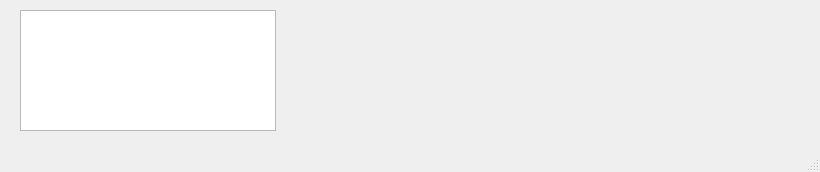
<ui version="4.0" >
 <class>MainWindow</class>
 <widget class="QMainWindow" name="MainWindow" >
  <property name="geometry" >
   <rect>
    <x>0</x>
    <y>0</y>
    <width>820</width>
    <height>172</height>
   </rect>
  </property>
  <property name="windowTitle" >
   <string>Output Inspector</string>
  </property>
  <property name="windowIcon" >
   <iconset>../src/outputinspector-64.png</iconset>
  </property>
  <widget class="QWidget" name="centralwidget" >
   <widget class="QListWidget" name="listMain" >
    <property name="geometry" >
     <rect>
      <x>20</x>
      <y>10</y>
      <width>256</width>
      <height>121</height>
     </rect>
    </property>
    <property name="autoFillBackground" >
     <bool>true</bool>
    </property>
   </widget>
  </widget>
  <widget class="QMenuBar" name="menubar" >
   <property name="geometry" >
    <rect>
     <x>0</x>
     <y>0</y>
     <width>820</width>
     <height>30</height>
    </rect>
   </property>
  </widget>
  <widget class="QStatusBar" name="statusbar" />
 </widget>
 <resources/>
 <connections/>
</ui>
